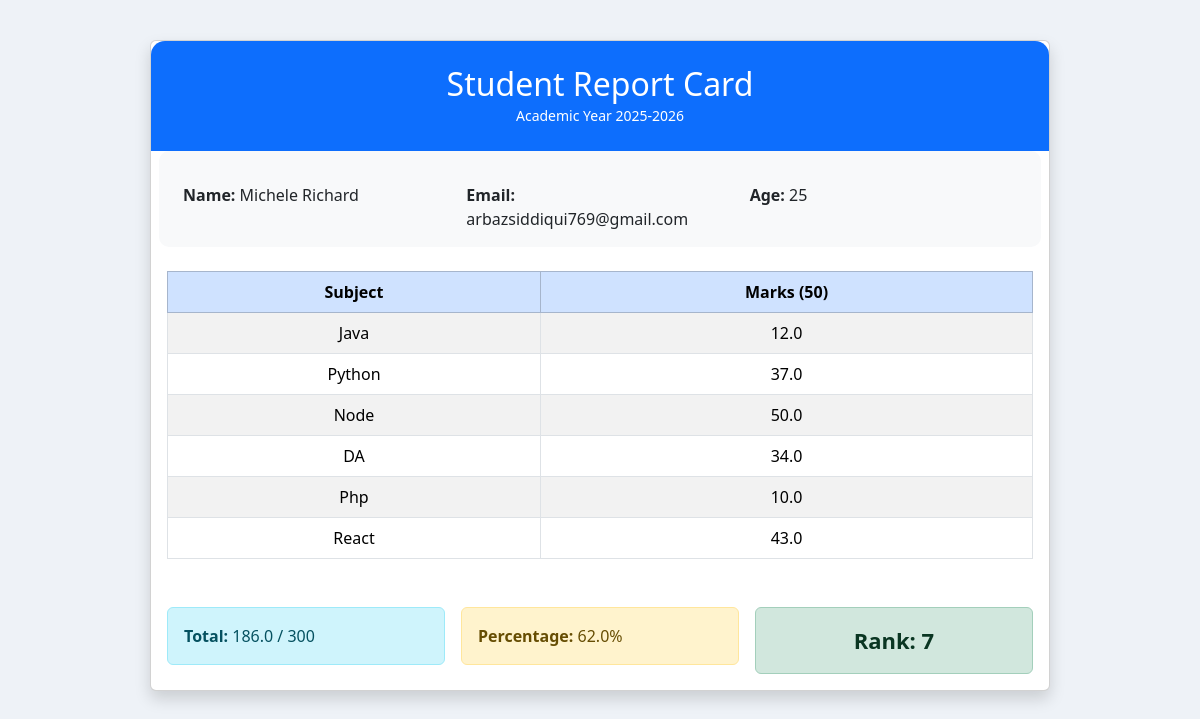
The page /reportcard?stid=2&action=card on the database its author committed.
### myapp/models.py (models this page shows)
class Marks(models.Model):
    student = models.ForeignKey(Student,on_delete=models.CASCADE)
    subject = models.ForeignKey(Subject,on_delete=models.CASCADE)
    marks = models.FloatField()

class Student(models.Model):
    dept = models.ForeignKey(Dept,on_delete=models.CASCADE)
    student_id = models.OneToOneField(StudentId,on_delete=models.CASCADE)
    name  = models.CharField(max_length=20)
    email = models.CharField(max_length=50)
    age = models.IntegerField()

class Subject(models.Model):
    name = models.CharField(max_length=20)

### myapp/views.py (the view, shortened to what this page needs)
# urls.py: path("reportcard",reportcard,name="reportcard")
def reportcard(request):
    stid = request.GET['stid']
    action = request.GET['action']
    marks = Marks.objects.filter(student_id = stid)
    total = 0
    for m in marks:
        total+=m.marks
    per = round((total*100)/300,2)
    students = Student.objects.annotate(
    total_marks = Sum('marks__marks')
    ).order_by('-total_marks')
    rank = 0
    for st in students:
        rank+=1
        if int(st.id)==int(stid):
            break
    if action=='card':
        return render(request,"reportcard.html",{"marks":marks,"total":total,"per":per,"rank":rank})

### myapp/templates/reportcard.html (shortened to what this page needs)
<!DOCTYPE html>
<html lang="en">
<head>
    <link href="https://cdn.jsdelivr.net/npm/bootstrap@5.3.3/dist/css/bootstrap.min.css" rel="stylesheet" />
</head>
<body>
    <div class="card shadow card-wrap">
        <div class="header p-4 text-center">
            <h2>Student Report Card</h2>
            <small>Academic Year 2025-2026</small>
        </div>
        <div class="card-body">
            <div class="row g-3 mb-4 info p-3">
                <div class="col-md-4"><strong>Name:</strong> {{ marks.0.student.name }}</div>
                <div class="col-md-4"><strong>Email:</strong> {{ marks.0.student.email }}</div>
                <div class="col-md-4"><strong>Age:</strong> {{ marks.0.student.age }}</div>
            </div>
            <div class="table-responsive">
                <table class="table table-bordered table-striped text-center align-middle">
                    <thead class="table-primary">
                        <tr>
                            <th>Subject</th>
                            <th>Marks (50)</th>
                        </tr>
                    </thead>
                    <tbody>
                        {%for mark in marks%}
                        <tr>
                            <td>{{mark.subject.name}}</td>
                            <td>{{ mark.marks }}</td>
                        </tr>
                        {%endfor%}
                    </tbody>
                </table>
            </div>
            <div class="row g-3 mt-3">
                <div class="col-md-4">
                    <div class="alert alert-info mb-0"><strong>Total:</strong> {{total }} / 300</div>
                </div>
                <div class="col-md-4">
                    <div class="alert alert-warning mb-0"><strong>Percentage:</strong> {{ per }}%</div>
                </div>
                <div class="col-md-4 text-center">
                    <div class="alert alert-success mb-0"><span class="rank">Rank: {{ rank }}</span></div>
                </div>
            </div>
        </div>
    </div>
</body>
</html>

### myapp/templates/reportcard.html (style rules this page uses)
body { background: #eef2f7; }
.card-wrap { max-width: 900px; margin: 40px auto; }
.header { background: #0d6efd; color: #fff; border-radius: 14px 14px 0 0; }
.header h2 { margin: 0; }
.info { background: #f8f9fa; border-radius: 10px; }
.rank { font-weight: 700; font-size: 22px; }

### rows shown on the page
Marks: student.name "Michele Richard", student.email "arbazsiddiqui769@gmail.com", student.age "25", subject.name "Java", marks "12.0"
Marks: subject.name "Python", marks "37.0"
Marks: subject.name "Node", marks "50.0"
Marks: subject.name "DA", marks "34.0"
Marks: subject.name "Php", marks "10.0"
Marks: subject.name "React", marks "43.0"

### other values the page prints
{{ total }} "186.0"
{{ per }} "62.0"
{{ rank }} "7"
